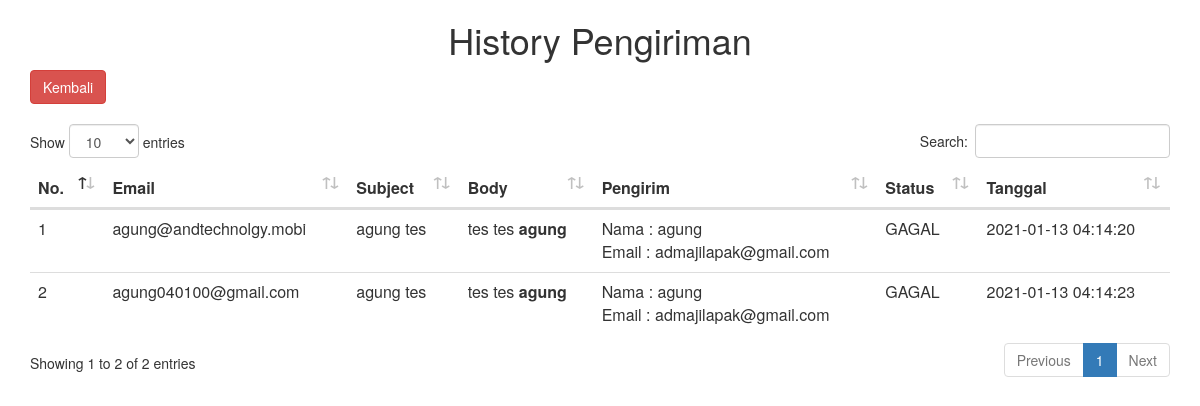
The page /history.php on the database its author committed.
### tables this page shows
CREATE TABLE `history` (
  `id` int(11) NOT NULL,
  `email` varchar(255) NOT NULL,
  `subject` text NOT NULL,
  `body` text NOT NULL,
  `nama_pengirim` varchar(255) NOT NULL,
  `email_pengirim` varchar(255) NOT NULL,
  `status` varchar(255) NOT NULL,
  `created_at` timestamp NOT NULL DEFAULT CURRENT_TIMESTAMP
);

### history.php (the view, shortened to what this page needs)
<?php include "conn.php"; ?>
<html>
<head>
  <link rel="stylesheet" href="https://maxcdn.bootstrapcdn.com/bootstrap/3.4.0/css/bootstrap.min.css">
      <link rel="stylesheet" type="text/css" href="DataTables/datatables.min.css"/>
</head>
<body>
<body>
    <div class='container'>
        <h1 class='text-center'>History Pengiriman</h1>
        <a href="email_smtp.php" class="btn btn-danger">Kembali</a><br><br>
        <div class="table-responsive p-5">
            <table id='dataTables-example' class="text-gray-900 table">
                <thead>
                <tr>
                    <th>No.</th>
                    <th>Email</th>
                    <th>Subject</th>
                    <th>Body</th>
                    <th>Pengirim</th>
                    <th>Status</th>
                    <th>Tanggal</th>
                </tr>
                </thead>
                <tbody>
                <?php
                $sql=mysqli_query($koneksi, "SELECT * FROM history");
                $no = 1;
                while($d=mysqli_fetch_array($sql)){
                    echo "<tr id='search'>
                            <td>".$no++."</td>
                            <td>$d[email]</td>
                            <td>$d[subject]</td>
                            <td>$d[body]</td>
                            <td>Nama : $d[nama_pengirim]<br>Email : $d[email_pengirim]</td>
                            <td>$d[status]</td>
                            <td>$d[created_at]</td>
                        </tr>
                        ";
                }
                ?>
                </tbody>
            </table>
        </div>
    </div>
</body>
</html>

### rows shown on the page
history: email "agung@andtechnolgy.mobi", subject "agung tes", body "tes tes agung", nama_pengirim "agung", email_pengirim "admajilapak@gmail.com", status "GAGAL", created_at "2021-01-13 04:14:20"
history: email "agung040100@gmail.com", subject "agung tes", body "tes tes agung", nama_pengirim "agung", email_pengirim "admajilapak@gmail.com", status "GAGAL", created_at "2021-01-13 04:14:23"
